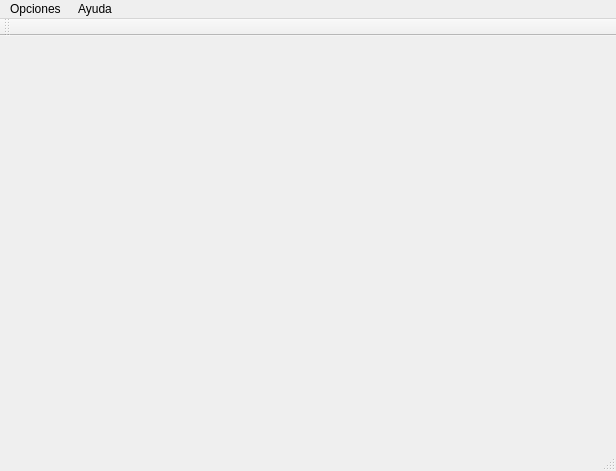
<?xml version="1.0" encoding="UTF-8"?>
<ui version="4.0">
 <class>MainWindow</class>
 <widget class="QMainWindow" name="MainWindow">
  <property name="geometry">
   <rect>
    <x>0</x>
    <y>0</y>
    <width>616</width>
    <height>471</height>
   </rect>
  </property>
  <property name="windowTitle">
   <string>Prestamos de Equipo de Computo</string>
  </property>
  <property name="windowIcon">
   <iconset>
    <normaloff>../../../../../../../../Downloads/ArregloObjetosEmpleadoGuiPunt/Colección de iconos/computo.png</normaloff>../../../../../../../../Downloads/ArregloObjetosEmpleadoGuiPunt/Colección de iconos/computo.png</iconset>
  </property>
  <widget class="QWidget" name="centralWidget"/>
  <widget class="QMenuBar" name="menuBar">
   <property name="geometry">
    <rect>
     <x>0</x>
     <y>0</y>
     <width>616</width>
     <height>21</height>
    </rect>
   </property>
   <widget class="QMenu" name="menuAyuda">
    <property name="title">
     <string>Ayuda</string>
    </property>
   </widget>
   <widget class="QMenu" name="menuOpciones">
    <property name="title">
     <string>Opciones </string>
    </property>
    <addaction name="actionIngresar_Estudiante"/>
    <addaction name="actionIngresar_Equipo_de_Computo"/>
    <addaction name="actionRealizacion_del_Pr_stamo"/>
    <addaction name="actionSalir"/>
   </widget>
   <addaction name="menuOpciones"/>
   <addaction name="menuAyuda"/>
  </widget>
  <widget class="QToolBar" name="mainToolBar">
   <attribute name="toolBarArea">
    <enum>TopToolBarArea</enum>
   </attribute>
   <attribute name="toolBarBreak">
    <bool>false</bool>
   </attribute>
  </widget>
  <widget class="QStatusBar" name="statusBar"/>
  <action name="actionIngresar_Estudiante">
   <property name="text">
    <string>Ingresar Estudiante</string>
   </property>
  </action>
  <action name="actionIngresar_Equipo_de_Computo">
   <property name="text">
    <string>Ingresar Equipo de Computo</string>
   </property>
  </action>
  <action name="actionRealizacion_del_Pr_stamo">
   <property name="text">
    <string>Realizacion del Préstamo</string>
   </property>
  </action>
  <action name="actionSalir">
   <property name="text">
    <string>Salir </string>
   </property>
  </action>
 </widget>
 <layoutdefault spacing="6" margin="11"/>
 <resources/>
 <connections/>
</ui>
